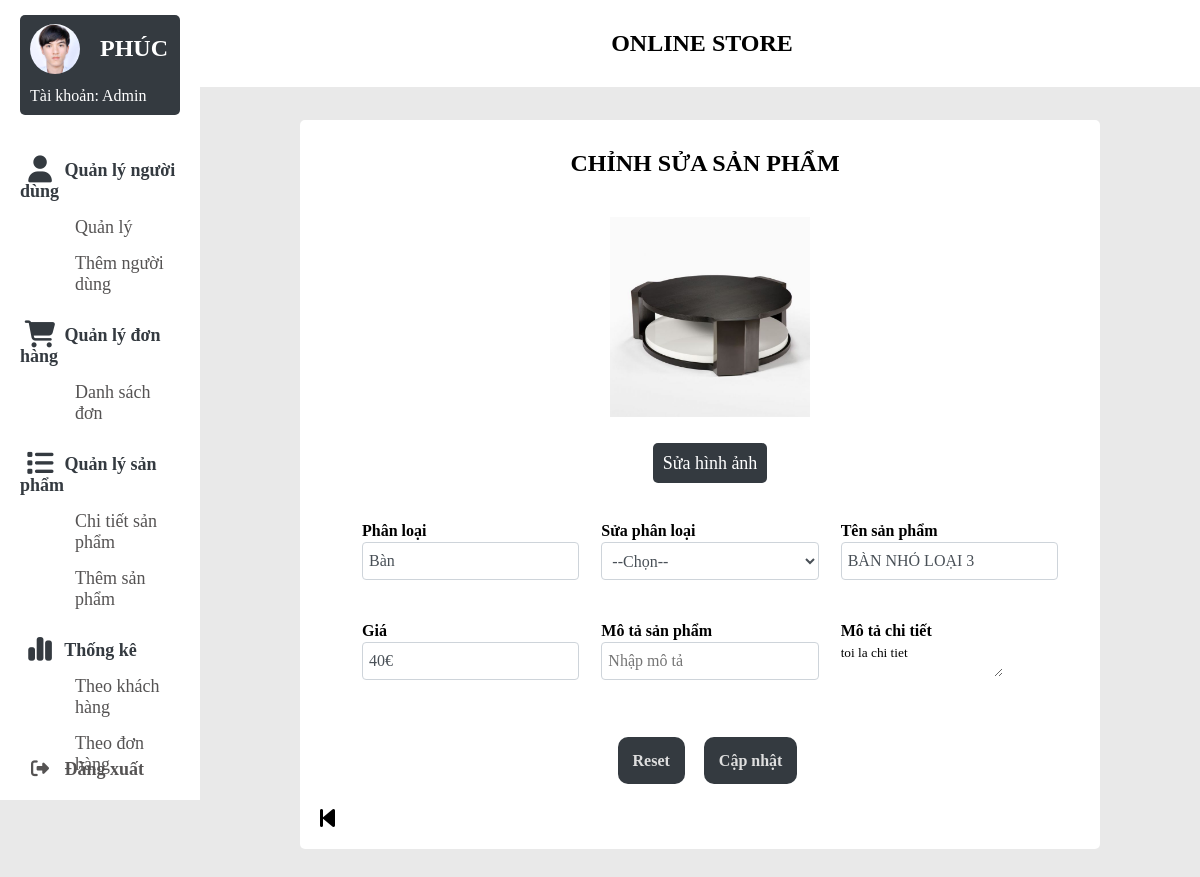
Page /admin/suasanpham.php?id_sp=1 on the committed database.
### tables this page shows
CREATE TABLE `sanpham` (
  `id_sp` int(11) NOT NULL,
  `id_danhmuc` int(11) NOT NULL,
  `tensp` varchar(255) NOT NULL,
  `gia` varchar(100) NOT NULL,
  `sp_active` int(11) NOT NULL,
  `image_sp` varchar(50) NOT NULL,
  `star` int(11) NOT NULL,
  `motangan` text NOT NULL,
  `motachitiet` text NOT NULL,
  `trang_thai` tinyint(1) NOT NULL DEFAULT 1
);

CREATE TABLE `danhmucsp` (
  `id_danhmuc` int(11) NOT NULL,
  `tendanhmuc` varchar(50) NOT NULL
);

### admin/suasanpham.php (the view, shortened to what this page needs)
<?php
$conn = new mysqli("localhost", "root", "", "web_php");
$username_admin = $_GET["admin"];
$id_sp = $_GET["id_sp"];
$sql = "SELECT sp.*, dm.*
        FROM sanpham sp
        JOIN danhmucsp dm ON sp.id_danhmuc = dm.id_danhmuc
        WHERE sp.id_sp = '$id_sp'";
$result = $conn->query($sql);
?>
<span style="font-family: verdana, geneva, sans-serif;">
<!DOCTYPE html>
<html lang="en">
<head>
    <link rel="stylesheet" href="style/style_admin.css" />
    <link rel="stylesheet" href="style/style_edit-products.css" />
    <link rel="stylesheet" href="https://cdnjs.cloudflare.com/ajax/libs/font-awesome/6.5.0/css/all.min.css" />
</head>
<body>
    <div class="container">
    <?php include 'navbar.php'; ?>
    <div class="top-banner">
        <p>online store</p>
    </div>
    <section class="main">
        <div class="main-top"></div>
        <div class="background-section">
            <div class="main-body">
                <h1 style="text-transform: uppercase;">chỉnh sửa sản phẩm</h1>
            </div>
            <?php
            while ($row = $result->fetch_assoc()){
            ?>
            <form action="" method="post">
                <div class="main-body">
                    <img src="image/<?php echo $row['image_sp']?>" alt="add image" width="200px">
                        <br><br><br>
                        <label for="img" class="img">
                            <span class="add-image">Sửa hình ảnh</span>
                        </label>
                </div>
                <br><br>
                <table>
                    <tr>
                        <th>Phân loại</th>
                        <th>Sửa phân loại</th>
                        <th>Tên sản phẩm</th>
                    </tr>
                    <tr>
                        <td>
                            <input type="text" placeholder="Nhập tên sản phẩm" value="<?php echo $row['tendanhmuc']?>" readonly>
                        </td>
                        <td>
                            <select name="" id="" class='form-control'>
                                <option value="">--Chọn--</option>
                            </select>
                        </td>
                        <td>
                            <input type="text" placeholder="Nhập tên sản phẩm" value="<?php echo $row['tensp']?>">
                        </td>
                    </tr>
                    <tr>
                      <th>Giá</th>
                      <th>Mô tả sản phẩm</th>
                      <th>Mô tả chi tiết</th>
                    </tr>
                    <tr>
                        <td>
                            <input type="text" placeholder="Nhập giá sản phẩm" value="<?php echo $row['gia'].'€'?>">
                        </td>
                        <td>
                            <input type="text" placeholder="Nhập mô tả" value="<?php echo $row['motangan']?>">
                        </td>
                        <td>
                            <textarea type="text" placeholder="Nhập mô tả"><?php echo $row['motachitiet']?></textarea>
                        </td>
                    </tr>
                    <?php } ?>
                </table>
                <div class="reset-form">
                    <label class="buttonReset" for="buttonreset">Reset</label>
                </div>
                <div class="submit-form" method="post">
                    <label class="buttonsubmit" for="buttonsubmit">Cập nhật</label>
                </div>
            </form>
            <div class="button-back" title="Quay về trang trước">
                <a href="products-admin.php?admin=<?php echo $username_admin?>">
                    <i class="fa-solid fa-backward-step fa-xl" style="color: black;"></i>
                </a>
            </div>
        </div>
      </section>
    </div>
</body>
</html>

### admin/style/style_admin.css (style rules this page uses)
* { margin: 0; padding: 0; outline: none; border: none; text-decoration: none; list-style: none; box-sizing: border-box; font-family: 'Times New Roman', Times, serif; }
body { background: rgb(233, 233, 233); overflow-y: scroll; }
.container { display:flex; }
img, h1 { margin-left: 10px; }
.top-banner { top: 0; left: 0; position: fixed; width: 85% ; padding: 30px; z-index: 6666; background-color: #fff; margin-left: 16% ; }
p { text-align: center ; font-weight: bold; font-size: 24px; text-transform: uppercase; }
.main { width: 100% ; text-align: center; }
.main-top { padding: 50px; }
.main-body { padding: 10px 10px 10px 20px; }
h1 { margin: 20px 10px; }
.background-section { background-color: white; margin-top: 2%; margin-bottom: 4% ; margin-left: 100px; margin-right: 100px; border-radius: 5px; }
.button-back { display: block; margin-top: 3%; text-align: left; margin-left: 20px; }

### admin/style/style_edit-products.css (style rules this page uses)
table, th, td { margin-left: 5%; text-align: left; }
table { width: 90%; }
th, td { padding-left: 20px; }
td { padding-bottom: 40px; }
select, input:not(#img), option { background-color: rgb(233, 233, 233); display: block; width: 100%; height: calc(1.5em + 0.75rem + 2px); padding: 0.375rem 0.375rem; font-size: 1rem; font-weight: 400; line-height: 1.5; color: #495057; background-color: #fff; background-clip: padding-box; border: 1px solid #ced4da; border-radius: 0.25rem; transition: border-color .15s }
.add-image { background-color:#343a40; padding: 10px; font-size: 18px; border-radius: 5px; color: white; font-weight: 100; text-transform:none; margin-left: 10px; }
.buttonsubmit, .buttonReset { font-size: 16px; background-color:#343a40; padding: 15px; border-radius: 10px; cursor: pointer; }
.submit-form, .reset-form { display:inline-block; padding-left: 15px; font-weight: bold; color: rgb(222, 222, 222); margin-top: 15px; }
.reset-form, .submit-form { margin-top: 30px; }
.button-back { margin-left: 20px; text-align: left; margin-top: 6%; }
.background-section { padding-bottom: 3%; }

### rows in the picture
sanpham: image_sp (picture), id_danhmuc.tendanhmuc "Bàn", tensp "BÀN NHỎ LOẠI 3", gia "40€", motachitiet "toi la chi tiet"
